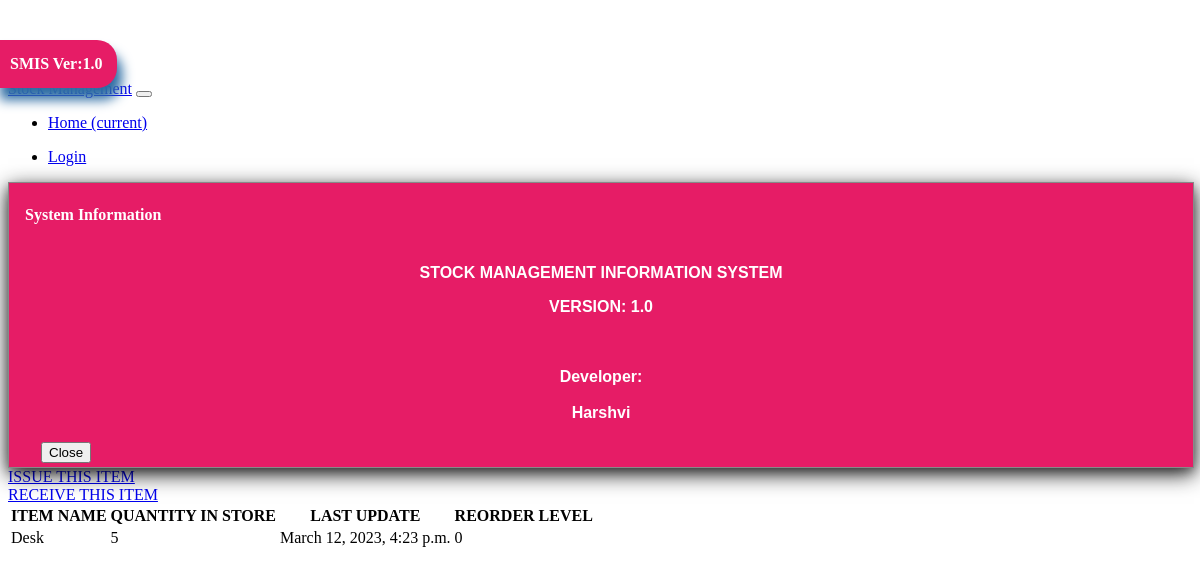
Screenshot of /stock_detail/4/ with the database file from the repository.
### stockmgmgt/models.py (models this page shows, shortened)
class Stock(models.Model):
    category=models.ForeignKey(Category,on_delete=models.CASCADE,blank=True)
    item_name=models.CharField(max_length=50,blank=True,null=True)
    quantity=models.IntegerField(default='0',blank=False,null=True)
    receive_quantity=models.IntegerField(default='0',blank=True,null=True)
    receive_by=models.CharField(max_length=50,blank=True,null=True)
    issue_quantity=models.IntegerField(default='0',blank=True,null=True)
    issue_by=models.CharField(max_length=50,blank=True,null=True)
    issue_to=models.CharField(max_length=50,blank=True,null=True)
    phone_number=models.CharField(max_length=50,blank=True,null=True)
    created_by=models.CharField(max_length=50,blank=True,null=True)
    reorder_level=models.IntegerField(default='0',blank=True,null=True)
    last_updated=models.DateTimeField(auto_now_add=False,auto_now=True)
    timestamp=models.DateTimeField(auto_now_add=True,auto_now=False)

### stockmgmgt/views.py (the view)
# urls.py: path('stock_detail/<str:pk>/',views.stock_detail,name="stock_detail"),
def stock_detail(request,pk):
    queryset=Stock.objects.get(id=pk)
    context={
        "queryset":queryset,
    }
    return render(request,"stock_detail.html",context)

### stockmgmgt/templates/stock_detail.html (shortened to what this page needs)
{% load static %}
{% load crispy_forms_tags %}
<!DOCTYPE html>
<html lang="en">
  <head>
    <link rel="stylesheet" href="{% static 'css/navbar-top-fixed.css' %}">
    <link rel="stylesheet" href="{% static 'js/jquery-ui-1.13.2/jquery-ui.min.css' %}">
    <link rel="stylesheet" href="{% static 'js/jquery-ui-1.13.2/jquery-ui.structure.min.css' %}">
    <link rel="stylesheet" href="{% static 'js/jquery-ui-1.13.2/jquery-ui.theme.min.css' %}">
    <link rel="stylesheet" href="{% static 'css/navbar-top-fixed.css' %}">
  </head>
  <body>
    {% include 'navbar.html' %}
<main role="main" class="container">
  <div class="jumbotron">
    <a href="{% url 'issue_items' queryset.id %}"> <div class="btn btn-danger">ISSUE THIS ITEM</div> </a>
    <a href="{% url 'receive_items' queryset.id %}"> <div class="btn btn-primary">RECEIVE THIS ITEM</div> </a>
    <div class="display_table">
        <table class='table'>
            <thead>
                <tr>
                    <th>ITEM NAME</th>
                    <th>QUANTITY IN STORE</th>
                    <th>LAST UPDATE</th>
                    <th>REORDER LEVEL</th>
                </tr>
            </thead>
            <tr>
                <td>{{queryset.item_name}}</td>
                <td>{{queryset.quantity}}</td>
                <td>{{queryset.last_updated}}</td>
                <td>{{queryset.reorder_level}}</td>
            </tr>
        </table>
    </div>
  </div>
</main>
    </body>
</html>

### stockmgmgt/static/css/navbar-top-fixed.css (style rules this page uses)
body { min-height: 75rem; padding-top: 4.5rem; }

### rows the page displays
Stock: item_name "Desk", quantity "5", last_updated "March 12, 2023, 4:23 p.m.", reorder_level "0"
